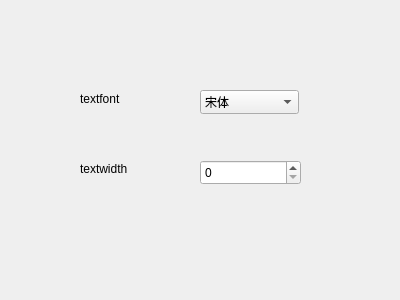
<?xml version="1.0" encoding="UTF-8"?>
<ui version="4.0">
 <class>Dialog</class>
 <widget class="QDialog" name="Dialog">
  <property name="geometry">
   <rect>
    <x>0</x>
    <y>0</y>
    <width>400</width>
    <height>300</height>
   </rect>
  </property>
  <property name="windowTitle">
   <string>Dialog</string>
  </property>
  <widget class="QLabel" name="label">
   <property name="geometry">
    <rect>
     <x>80</x>
     <y>90</y>
     <width>81</width>
     <height>18</height>
    </rect>
   </property>
   <property name="text">
    <string>textfont</string>
   </property>
  </widget>
  <widget class="QLabel" name="label_2">
   <property name="geometry">
    <rect>
     <x>80</x>
     <y>160</y>
     <width>81</width>
     <height>18</height>
    </rect>
   </property>
   <property name="text">
    <string>textwidth</string>
   </property>
  </widget>
  <widget class="QComboBox" name="comboBox">
   <property name="geometry">
    <rect>
     <x>200</x>
     <y>90</y>
     <width>99</width>
     <height>24</height>
    </rect>
   </property>
   <item>
    <property name="text">
     <string>宋体</string>
    </property>
   </item>
   <item>
    <property name="text">
     <string>楷体</string>
    </property>
   </item>
   <item>
    <property name="text">
     <string>黑体</string>
    </property>
   </item>
   <item>
    <property name="text">
     <string>新宋体</string>
    </property>
   </item>
  </widget>
  <widget class="QSpinBox" name="spinBox">
   <property name="geometry">
    <rect>
     <x>200</x>
     <y>160</y>
     <width>101</width>
     <height>25</height>
    </rect>
   </property>
  </widget>
 </widget>
 <resources/>
 <connections/>
</ui>
